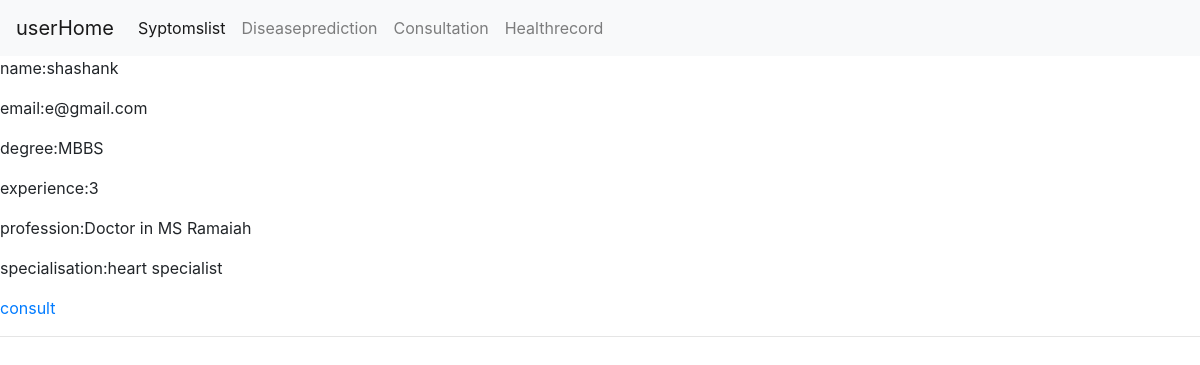
The page /users/consultationList on the database its author committed.
### app.py (models this page shows, shortened)
class doctorDetail(Base):
    __tablename__='doctor'
    did=Column(Integer,autoincrement=True,primary_key=True)
    name=Column(String(10),nullable=False,unique=True)
    email=Column(String(20),nullable=False)
    phone=Column(Integer,nullable=False)
    address=Column(String(100),nullable=False)
    password=Column(String(20),nullable=False)
    degree=Column(String(20),nullable=False)
    exp=Column(Integer,nullable=False)
    currentstatus=Column(String(20),nullable=False)
    specialisation=Column(String(20),nullable=False)

### app.py (the view)
@app.route("/users/consultationList")
def consultationList():
    doctorList=dbsession.query(doctorDetail).all()
    return render_template("consultationList.html",doctorList=doctorList)

### templates/consultationList.html
{% extends "base.html" %}
{% block content %}
{% for eachDoctor in doctorList %}
<div>
     <p>name:{{eachDoctor.name}}</p>
     <p>email:{{eachDoctor.email}}</p>
     <p>degree:{{eachDoctor.degree}}</p>
     <p>experience:{{eachDoctor.exp}}</p>
     <p>profession:{{eachDoctor.currentstatus}}</p>
     <p>specialisation:{{eachDoctor.specialisation}}</p>
     <a href="{{url_for('consult',doctor=eachDoctor.name)}}">consult</a>
</div>
<hr>
{%endfor%}
{% endblock %}

### rows shown on the page
doctorDetail: name "shashank", email "e@gmail.com", degree "MBBS", exp "3", currentstatus "Doctor in MS Ramaiah", specialisation "heart specialist"
